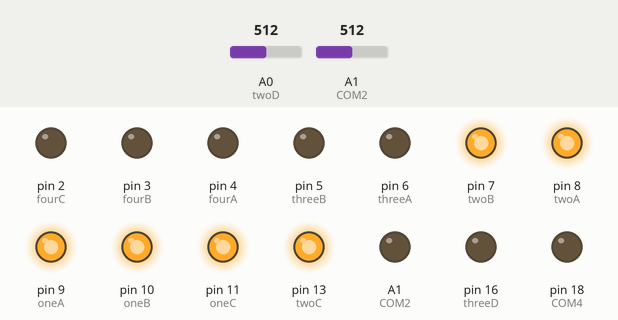
The sketch below on a simulated Arduino Uno, built with avr-gcc and run on an emulated ATmega328P. On the bench: output pins drawn as LEDs (lit = HIGH). Dashed ring = blinking. Inputs (shaded band) come from the test bench; at power-on: A0 (twoD) = 512, A1 (COM2) = 512. Pins used as bus, display or sensor lines are not drawn; what the sketch prints to the serial monitor is not drawn.

Above: at 1.2 s.
1.3 s: A0 (twoD) set to 109
At 2.5 s:
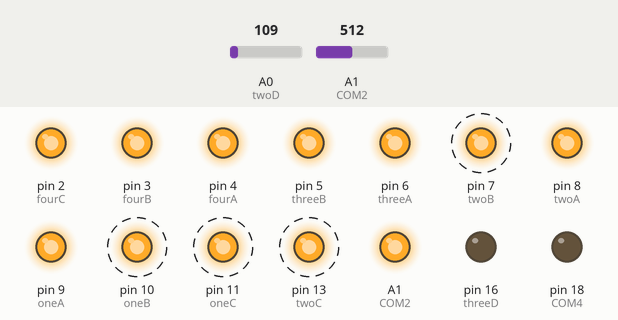
4.3 s: A0 (twoD) set to 90
7.3 s: A1 (COM2) set to 109
10.3 s: A1 (COM2) set to 90
At 10.3 s:
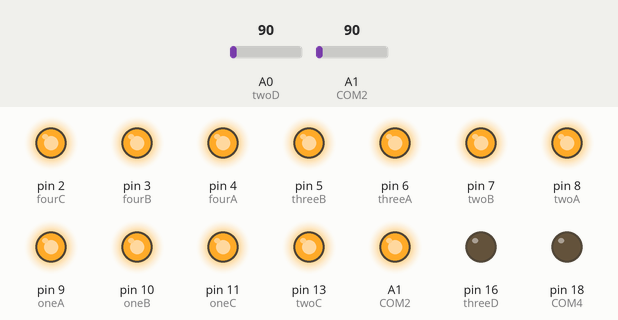
Timing chart, 0 to 14.3 s (numbered marks = the images above; inputs shaded):
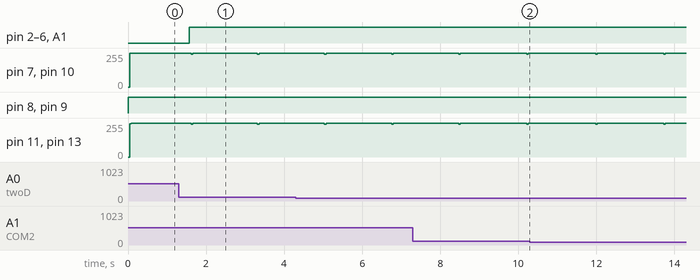

The sketch:

robotskin_a_4multi16channel.pde
```cpp
// WHITE ROWS = analog read = INPUT
// PINK COLUMNS = digital write = OUTPUT

// ROWS = INPUT
int oneA = 9;
int oneB = 10;
int oneC = 11;
int oneD = 12;

int twoA = 8;
int twoB = 7;
int twoC = 13;
int twoD = 14;

int COM1 = A0;//21
int COM2 = A1;//20

// COLS = OUTPUT
int threeA = 6;
int threeB = 5;
int threeC = 15;
int threeD = 16;

int fourA = 4;
int fourB = 3;
int fourC = 2;
int fourD = 1;

int COM3 = 19;//19
int COM4 = 18;//18

int bin [] = {
  0000, 1000, 0100, 1100, 0010, 1010, 0110, 1110, 0001, 1001, 0101, 1101, 0011, 1011, 0111, 1111};

int matrixSize = 28*28;
int matrixValues[784];

int r0 = 0;      //value select pin at the 4051 (s0)
int r1 = 0;      //value select pin at the 4051 (s1)
int r2 = 0;      //value select pin at the 405 (s2)
int r3 = 0;      //value select pin at the 4051 (s3)
int row = 0;     // storeing the bin code

int c0 = 0;      //value select pin at the 4051 (s0)
int c1 = 0;      //value select pin at the 4051 (s1)
int c2 = 0;      //value select pin at the 4051 (s2)
int c3 = 0;      //value select pin at the 4051 (s3)
int col = 0;     // storeing the bin code

int colCount;    // just a count
int mp = 3;  // for switching between multiplexers 3 and 4


void setup(){

  // COLUMNS = INPUT
  pinMode(oneA, OUTPUT); //A
  pinMode(oneB, OUTPUT); //B
  pinMode(oneC, OUTPUT); //C
  pinMode(oneD, OUTPUT); //D

  pinMode(twoA, OUTPUT); //A
  pinMode(twoB, OUTPUT); //B
  pinMode(twoC, OUTPUT); //C
  pinMode(twoD, OUTPUT); //D

  pinMode(COM1, INPUT);
  pinMode(COM2, INPUT);

  //digitalWrite(21, HIGH);//pullup
  //digitalWrite(120, HIGH);//pullup

  // ROWS = OUTPUT
  pinMode(threeA, OUTPUT); //A
  pinMode(threeB, OUTPUT); //B
  pinMode(threeC, OUTPUT); //C
  pinMode(threeD, OUTPUT); //D

  pinMode(fourA, OUTPUT); //A
  pinMode(fourB, OUTPUT); //B
  pinMode(fourC, OUTPUT); //C
  pinMode(fourD, OUTPUT); //D

  pinMode(COM3, OUTPUT);
  pinMode(COM4, OUTPUT);

  Serial.begin(9600);

}//end setup


void loop () {

  ////////
  //COLS//
  ////////

  //set 1 digital output to HIGH, all else to LOW
  col = bin[colCount];
  c0 = col & 0x01;
  c1 = (col>>1) & 0x01;
  c2 = (col>>2) & 0x01;
  c3 = (col>>3) & 0x01;

  digitalWrite(threeA, r0); //send to Digital OUT 1
  digitalWrite(threeB, r1); //send to Digital OUT 2
  digitalWrite(threeC, r2); //send to Digital OUT 3
  digitalWrite(threeD, r3); //send to Digital OUT 4

  digitalWrite(fourA, r0); //send to Digital OUT 1
  digitalWrite(fourB, r1); //send to Digital OUT 2
  digitalWrite(fourC, r2); //send to Digital OUT 3
  digitalWrite(fourD, r3); //send to Digital OUT 4

  if(mp == 3) {
    digitalWrite(COM3, HIGH);
    digitalWrite(COM4, LOW);
  }
  if(mp == 4) {
    digitalWrite(COM3, LOW);
    digitalWrite(COM4, HIGH);
  }

  Serial.print(colCount);
  Serial.print("\t");


  ////////
  //ROWS//
  ////////

  for (int rowCount = 0; rowCount < 16; rowCount++) {
    row = bin[rowCount];
    r0 = row & 0x01;
    r1 = (row>>1) & 0x01;
    r2 = (row>>2) & 0x01;
    r3 = (row>>3) & 0x01;

    digitalWrite(oneA, r0); //send to Digital OUT 1
    digitalWrite(oneB, r1); //send to Digital OUT 2
    digitalWrite(oneC, r2); //send to Digital OUT 3
    digitalWrite(oneD, r3); //send to Digital OUT 4

    digitalWrite(twoA, r0); //send to Digital OUT 1
    digitalWrite(twoB, r1); //send to Digital OUT 2
    digitalWrite(twoC, r2); //send to Digital OUT 3
    digitalWrite(twoD, r3); //send to Digital OUT 4

    matrixValues[colCount * rowCount] = analogRead(COM1);
    matrixValues[16 + colCount * rowCount] = analogRead(COM2);

    //Serial.print(matrixValues[colCount * rowCount]);
    //Serial.print("\t");
    //Serial.print(matrixValues[16 + colCount * rowCount]);
    //Serial.print("\t");
  }//end for

  colCount++;

  if(colCount >= 16){
    if(mp==3) mp=4;
    if(mp==4) mp=3;
    colCount = 0;
    //delay(100);
  }

  for (int i=0; i<784; i++){
    Serial.print(matrixValues[i], DEC);
    if (i < matrixSize - 1) Serial.print(",");
    //if(i % 28 == 0) Serial.println();
  }
  Serial.println();
  //delay(1000);

}//end loop
```

Measured:
- the behaviour switches between 100 and 99 on A1 (COM2) (found by bisection; images 1 and 2)
- by itself, pin 7 (twoB), pin 10 (oneB), pin 11 (oneC), pin 13 (twoC): alternates 255/255 for 1.7 s and 245/255 for 0.04 s
